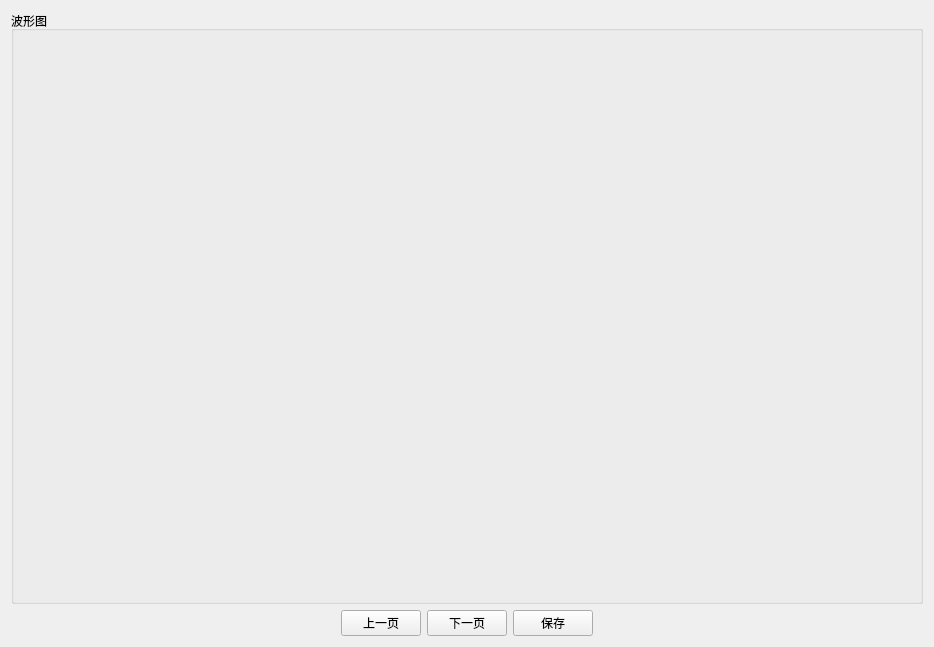
<?xml version="1.0" encoding="UTF-8"?>
<ui version="4.0">
 <class>showChart</class>
 <widget class="QWidget" name="showChart">
  <property name="geometry">
   <rect>
    <x>0</x>
    <y>0</y>
    <width>934</width>
    <height>647</height>
   </rect>
  </property>
  <property name="windowTitle">
   <string>showChart</string>
  </property>
  <layout class="QGridLayout" name="gridLayout">
   <item row="1" column="4">
    <spacer name="horizontalSpacer_2">
     <property name="orientation">
      <enum>Qt::Horizontal</enum>
     </property>
     <property name="sizeHint" stdset="0">
      <size>
       <width>353</width>
       <height>20</height>
      </size>
     </property>
    </spacer>
   </item>
   <item row="1" column="1">
    <widget class="QPushButton" name="pushButton_before">
     <property name="text">
      <string>上一页</string>
     </property>
    </widget>
   </item>
   <item row="1" column="0">
    <spacer name="horizontalSpacer">
     <property name="orientation">
      <enum>Qt::Horizontal</enum>
     </property>
     <property name="sizeHint" stdset="0">
      <size>
       <width>353</width>
       <height>20</height>
      </size>
     </property>
    </spacer>
   </item>
   <item row="1" column="2">
    <widget class="QPushButton" name="pushButton_next">
     <property name="text">
      <string>下一页</string>
     </property>
    </widget>
   </item>
   <item row="0" column="0" colspan="5">
    <widget class="QGroupBox" name="groupBox">
     <property name="title">
      <string>波形图</string>
     </property>
     <layout class="QGridLayout" name="gridLayout_4">
      <item row="0" column="0">
       <widget class="CustomPlot" name="widget_wave" native="true">
        <property name="minimumSize">
         <size>
          <width>300</width>
          <height>200</height>
         </size>
        </property>
       </widget>
      </item>
     </layout>
    </widget>
   </item>
   <item row="1" column="3">
    <widget class="QPushButton" name="pushButton_save">
     <property name="text">
      <string>保存</string>
     </property>
    </widget>
   </item>
  </layout>
 </widget>
 <layoutdefault spacing="6" margin="11"/>
 <customwidgets>
  <customwidget>
   <class>CustomPlot</class>
   <extends>QWidget</extends>
   <header>customplot.h</header>
   <container>1</container>
   <slots>
    <slot>OnRadioButtonScanAngle(bool)</slot>
    <slot>OnRadioButtonScanFrequrency(bool)</slot>
   </slots>
  </customwidget>
 </customwidgets>
 <resources/>
 <connections>
  <connection>
   <sender>pushButton_save</sender>
   <signal>clicked()</signal>
   <receiver>showChart</receiver>
   <slot>OnPushButtonSave()</slot>
   <hints>
    <hint type="sourcelabel">
     <x>573</x>
     <y>622</y>
    </hint>
    <hint type="destinationlabel">
     <x>586</x>
     <y>944</y>
    </hint>
   </hints>
  </connection>
  <connection>
   <sender>pushButton_next</sender>
   <signal>clicked()</signal>
   <receiver>showChart</receiver>
   <slot>OnPushButtonNext()</slot>
   <hints>
    <hint type="sourcelabel">
     <x>467</x>
     <y>624</y>
    </hint>
    <hint type="destinationlabel">
     <x>462</x>
     <y>861</y>
    </hint>
   </hints>
  </connection>
  <connection>
   <sender>pushButton_before</sender>
   <signal>clicked()</signal>
   <receiver>showChart</receiver>
   <slot>OnPushButtonBefore()</slot>
   <hints>
    <hint type="sourcelabel">
     <x>379</x>
     <y>621</y>
    </hint>
    <hint type="destinationlabel">
     <x>410</x>
     <y>790</y>
    </hint>
   </hints>
  </connection>
 </connections>
 <slots>
  <slot>OnPushButtonSave()</slot>
  <slot>OnPushButtonBefore()</slot>
  <slot>OnPushButtonNext()</slot>
 </slots>
</ui>
